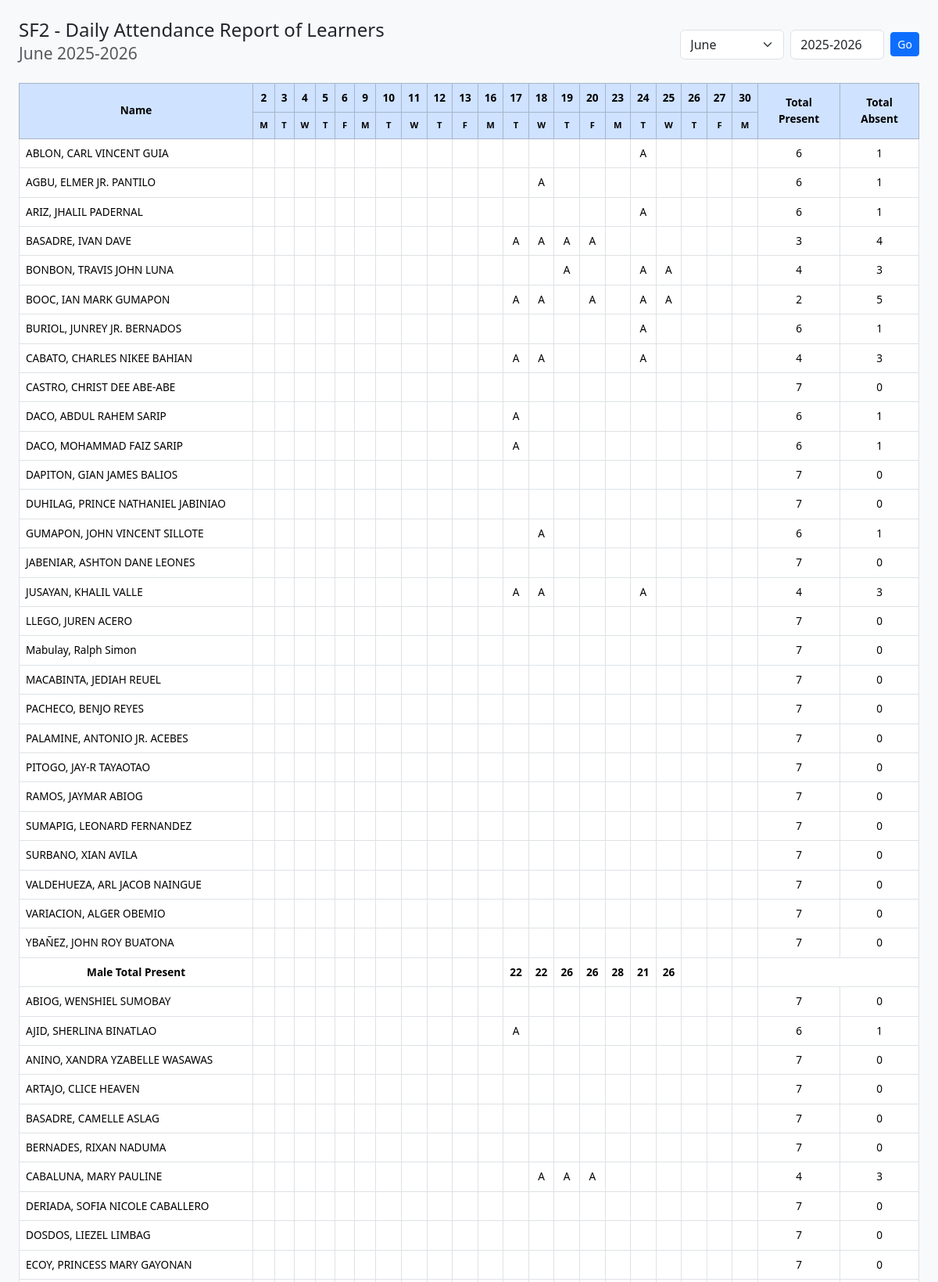
Screenshot of /sf2_report.php (signed in, upper part) with the database file from the repository.
### tables this page shows
CREATE TABLE `tbl_students` (
  `id` int(11) NOT NULL AUTO_INCREMENT,
  `lrn` varchar(12) NOT NULL,
  `first_name` varchar(50) NOT NULL,
  `last_name` varchar(50) NOT NULL,
  `birthdate` date NOT NULL,
  `gender` enum('Male','Female') NOT NULL,
  `address` varchar(255) DEFAULT NULL,
  `grade_level` varchar(10) DEFAULT NULL,
  `section` varchar(50) DEFAULT NULL,
  `contact_number` varchar(20) DEFAULT NULL,
  `guardian_name` varchar(100) DEFAULT NULL,
  `profile_picture` varchar(255) DEFAULT NULL,
  PRIMARY KEY (`id`),
  UNIQUE KEY `lrn` (`lrn`)
);

CREATE TABLE `tbl_attendance_raw` (
  `id` int(11) NOT NULL AUTO_INCREMENT,
  `student_id` int(11) NOT NULL,
  `school_year` varchar(9) NOT NULL,
  `month` varchar(15) NOT NULL,
  `day` int(11) NOT NULL,
  `day_name` enum('Monday','Tuesday','Wednesday','Thursday','Friday') NOT NULL,
  `am_status` enum('Present','Absent') DEFAULT 'Absent',
  `pm_status` enum('Present','Absent') DEFAULT 'Absent',
  `is_tardy` tinyint(1) DEFAULT 0,
  `date_recorded` datetime DEFAULT current_timestamp(),
  PRIMARY KEY (`id`),
  KEY `student_id` (`student_id`),
  CONSTRAINT `tbl_attendance_raw_ibfk_1` FOREIGN KEY (`student_id`) REFERENCES `tbl_students` (`id`)
);

### sf2_report.php (the view, shortened to what this page needs)
<?php
require 'db_connect.php';
$month = $_GET['month'] ?? date('F');
$school_year = $_GET['school_year'] ?? '2025-2026';
$year = date('Y');
$days_in_month = cal_days_in_month(CAL_GREGORIAN, date('n', strtotime($month)), $year);
$valid_days = [];
for ($d = 1; $d <= $days_in_month; $d++) {
    $date_str = sprintf('%04d-%02d-%02d', $year, date('n', strtotime($month)), $d);
    $day_of_week = date('N', strtotime($date_str));
    if ($day_of_week < 6) {
        $valid_days[] = $d;
    }
}
$stmt = $pdo->query("SELECT lrn, first_name, last_name, gender FROM tbl_students ORDER BY
    CASE WHEN gender = 'Male' THEN 0 ELSE 1 END, last_name, first_name");
$students = $stmt->fetchAll();
$stmt = $pdo->prepare("SELECT * FROM tbl_attendance_raw WHERE month = ? AND school_year = ?");
$stmt->execute([$month, $school_year]);
$attendance_raw = $stmt->fetchAll(PDO::FETCH_ASSOC);
$attendance = [];
foreach ($attendance_raw as $row) {
    $attendance[$row['student_id']][$row['day']] = [
        'am' => $row['am_status'],
        'pm' => $row['pm_status']
    ];
}
$stmt = $pdo->query("SELECT id, lrn FROM tbl_students");
while ($row = $stmt->fetch()) {
    $lrn_to_id[$row['lrn']] = $row['id'];
}
?>
<!DOCTYPE html>
<html>
<head>
    <link href="https://cdn.jsdelivr.net/npm/bootstrap@5.3.3/dist/css/bootstrap.min.css" rel="stylesheet">
</head>
<body class="bg-light">
<div class="container-fluid py-4 sf2-margin" style="padding-left:2vw; padding-right:2vw;">
    <div class="d-flex justify-content-between align-items-center mb-3">
        <h4>SF2 - Daily Attendance Report of Learners<br>
            <small class="text-muted"><?= htmlspecialchars($month) ?> <?= $school_year ?></small>
        </h4>
        <form method="get" class="d-flex align-items-center">
            <select name="month" class="form-select me-2" onchange="this.form.submit()">
                <?php foreach (['June','July','August','September','October','November','December','January','February','March','April'] as $m): ?>
                    <option value="<?= $m ?>" <?= $month === $m ? 'selected' : '' ?>><?= $m ?></option>
                <?php endforeach; ?>
            </select>
            <input type="text" name="school_year" class="form-control me-2" value="<?= htmlspecialchars($school_year) ?>" style="width:120px;" placeholder="SY">
            <button type="submit" class="btn btn-primary btn-sm">Go</button>
        </form>
    </div>
    <div class="table-responsive">
        <table class="table table-bordered sf2-table">
            <thead class="table-primary">
                <tr>
                    <th rowspan="2">Name</th>
                    <?php foreach ($valid_days as $d): ?>
                        <th ><div><?= $d ?></div></th>
                    <?php endforeach; ?>
                    <th rowspan="2">Total Present</th>
                    <th rowspan="2">Total Absent</th>
                </tr>
                <tr>
                    <?php foreach ($valid_days as $d): ?>
                        <?php
                            $date_str = sprintf('%04d-%02d-%02d', $year, date('n', strtotime($month)), $d);
                            $day_letter = strtoupper(substr(date('l', strtotime($date_str)), 0, 1));
                        ?>
                        <th style="font-size:0.7em;"><?= $day_letter ?></th>
                    <?php endforeach; ?>
                </tr>
            </thead>
            <tbody>
                <?php
                $gender_groups = ['Male', 'Female'];
                foreach ($gender_groups as $gender) {
                    $gender_students = array_filter($students, fn($s) => $s['gender'] === $gender);
                    $present_per_day = array_fill_keys($valid_days, 0);
                    foreach ($gender_students as $student) {
                        $sid = $lrn_to_id[$student['lrn']] ?? null;
                        echo '<tr>';
                        echo '<td class="text-start">' . htmlspecialchars($student['last_name'] . ', ' . $student['first_name']) . '</td>';
                        $present = 0;
                        $absent = 0;
                        foreach ($valid_days as $d) {
                            $am = $attendance[$sid][$d]['am'] ?? '';
                            $pm = $attendance[$sid][$d]['pm'] ?? '';
                            $cell = '';
                            $is_present = 0;
                            if ($am === 'Present' && $pm === 'Present') {
                                $cell = ' ';
                                $present++;
                                $is_present = 1;
                            } elseif ($am === 'Absent' && $pm === 'Absent') {
                                $cell = 'A';
                                $absent++;
                            } elseif ($am === 'Present' && $pm === 'Absent') {
                                $cell = 'HD';
                                $present += 0.5; $absent += 0.5;
                                $is_present = 0.5;
                            } elseif ($am === 'Absent' && $pm === 'Present') {
                                $cell = 'HD';
                                $present += 0.5; $absent += 0.5;
                                $is_present = 0.5;
                            }
                            $present_per_day[$d] += $is_present;
                            echo '<td>' . $cell . '</td>';
                        }
                        echo '<td>' . $present . '</td>';
                        echo '<td>' . $absent . '</td>';
                        echo '</tr>';
                    }
                    if (count($gender_students) > 0) {
                        echo '<tr style="font-weight:bold;background:#f8f9fa">';
                        echo '<td>' . $gender . ' Total Present</td>';
                        foreach ($valid_days as $d) {
                            echo '<td>' . ($present_per_day[$d] > 0 ? $present_per_day[$d] : '') . '</td>';
                        }
                        echo '<td colspan="2"></td>';
                        echo '</tr>';
                    }
                }
                ?>
            </tbody>
        </table>
    </div>
</div>
</body>
</html>

### sf2_report.php (style rules this page uses)
html, body { width: 100%; height: 100%; margin: 0; padding: 0; }
.container-fluid { width: 100vw !important; max-width: 100vw !important; padding-left: 0; padding-right: 0; }
.sf2-table th, .sf2-table td { font-size: 0.85rem; text-align: center; vertical-align: middle; }
.table-responsive { overflow-x: auto; }

### rows the page displays
tbl_students: last_name+first_name "ABLON, CARL VINCENT GUIA", lrn "A", present "6", absent "1"
tbl_students: last_name+first_name "AGBU, ELMER JR. PANTILO", lrn "A", present "6", absent "1"
tbl_students: last_name+first_name "ARIZ, JHALIL PADERNAL", lrn "A", present "6", absent "1"
tbl_students: last_name+first_name "BASADRE, IVAN DAVE", lrn "A", present "3", absent "4"
tbl_students: last_name+first_name "BONBON, TRAVIS JOHN LUNA", lrn "A", present "4", absent "3"
tbl_students: last_name+first_name "BOOC, IAN MARK GUMAPON", lrn "A", present "2", absent "5"
tbl_students: last_name+first_name "BURIOL, JUNREY JR. BERNADOS", lrn "A", present "6", absent "1"
tbl_students: last_name+first_name "CABATO, CHARLES NIKEE BAHIAN", lrn "A", present "4", absent "3"
tbl_students: last_name+first_name "CASTRO, CHRIST DEE ABE-ABE", present "7", absent "0"
tbl_students: last_name+first_name "DACO, ABDUL RAHEM SARIP", lrn "A", present "6", absent "1"
tbl_students: last_name+first_name "DACO, MOHAMMAD FAIZ SARIP", lrn "A", present "6", absent "1"
tbl_students: last_name+first_name "DAPITON, GIAN JAMES BALIOS", present "7", absent "0"
tbl_students: last_name+first_name "DUHILAG, PRINCE NATHANIEL JABINIAO", present "7", absent "0"
tbl_students: last_name+first_name "GUMAPON, JOHN VINCENT SILLOTE", lrn "A", present "6", absent "1"
tbl_students: last_name+first_name "JABENIAR, ASHTON DANE LEONES", present "7", absent "0"
tbl_students: last_name+first_name "JUSAYAN, KHALIL VALLE", lrn "A", present "4", absent "3"
tbl_students: last_name+first_name "LLEGO, JUREN ACERO", present "7", absent "0"
tbl_students: last_name+first_name "Mabulay, Ralph Simon", present "7", absent "0"
tbl_students: last_name+first_name "MACABINTA, JEDIAH REUEL", present "7", absent "0"
tbl_students: last_name+first_name "PACHECO, BENJO REYES", present "7", absent "0"
tbl_students: last_name+first_name "PALAMINE, ANTONIO JR. ACEBES", present "7", absent "0"
tbl_students: last_name+first_name "PITOGO, JAY-R TAYAOTAO", present "7", absent "0"
tbl_students: last_name+first_name "RAMOS, JAYMAR ABIOG", present "7", absent "0"
tbl_students: last_name+first_name "SUMAPIG, LEONARD FERNANDEZ", present "7", absent "0"
tbl_students: last_name+first_name "SURBANO, XIAN AVILA", present "7", absent "0"
tbl_students: last_name+first_name "VALDEHUEZA, ARL JACOB NAINGUE", present "7", absent "0"
tbl_students: last_name+first_name "VARIACION, ALGER OBEMIO", present "7", absent "0"
tbl_students: last_name+first_name "YBAÑEZ, JOHN ROY BUATONA", present "7", absent "0"
tbl_attendance_raw: id "26"
tbl_students: last_name+first_name "ABIOG, WENSHIEL SUMOBAY", present "7", absent "0"
tbl_students: last_name+first_name "AJID, SHERLINA BINATLAO", lrn "A", present "6", absent "1"
tbl_students: last_name+first_name "ANINO, XANDRA YZABELLE WASAWAS", present "7", absent "0"
tbl_students: last_name+first_name "ARTAJO, CLICE HEAVEN", present "7", absent "0"
tbl_students: last_name+first_name "BASADRE, CAMELLE ASLAG", present "7", absent "0"
tbl_students: last_name+first_name "BERNADES, RIXAN NADUMA", present "7", absent "0"
tbl_students: last_name+first_name "CABALUNA, MARY PAULINE", lrn "A", present "4", absent "3"
tbl_students: last_name+first_name "DERIADA, SOFIA NICOLE CABALLERO", present "7", absent "0"
tbl_students: last_name+first_name "DOSDOS, LIEZEL LIMBAG", present "7", absent "0"
tbl_students: last_name+first_name "ECOY, PRINCESS MARY GAYONAN", present "7", absent "0"

### other values shown
$month "June"
$school_year "2025-2026"
$d "2"
$d "3"
$d "4"
$d "5"
$d "6"
$d "9"
$d "10"
$d "11"
$d "12"
$d "13"
$d "16"
$d "17"
$d "18"
